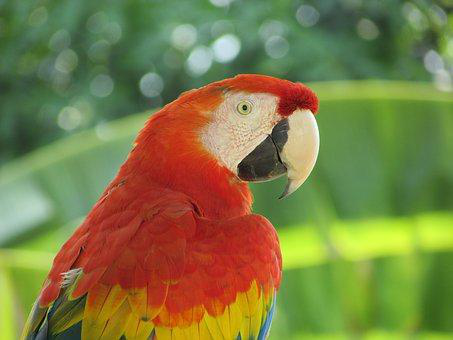
#> input picture images/parrot.png, 453 x 340 px, found by its file name
$ jupyter execute --allow-errors Image_basic.ipynb
#> lines starting #> are read from the running program, lines starting #| are printed output that depends on the picture
[cell 1]
import numpy as np
import cv2

#  read the image, provide the correct path

[cell 2]
img = cv2.imread("../images/parrot.png") # read the image, provide the correct path
#> img is the input picture: shape (340, 453, 3); mean B, G, R 68.5, 124.4, 125.4

size = img.shape  # size of image
#> size = (340, 453, 3)
print(size)
#| (340, 453, 3)

t = img.dtype # image datatype
print(t)
#| uint8

# display the image

[cell 3]
import matplotlib.pylab as plt

plt.figure(figsize=(6,6))
plt.imshow(img) # display the image
plt.axis('off')
plt.show()

# display the image in grayscale

[cell 4]
img=cv2.imread("../images/parrot.png",0)
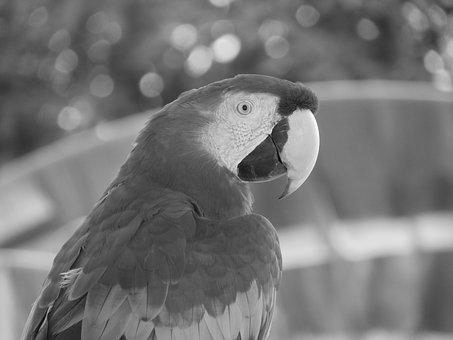
#> img: shape (340, 453); min 0, max 252, mean 117.8

plt.imshow(img,cmap='gray')
plt.show()

[cell 5]
size = img.shape  # size of image
#> size = (340, 453)
print(size)
#| (340, 453)
print(size[0])
#| 340
print(size[1])
#| 453

[cell 6]
import skimage
print(skimage.__version__)
from skimage import color, viewer, exposure, img_as_float, data

#> (a cell that did not finish here is left out)

[cell 8]
# Convert BGR to HSV
img = cv2.imread("../images/parrot.png")
hsv = cv2.cvtColor(img, cv2.COLOR_BGR2HSV)
#> hsv: shape (340, 453, 3); mean H, S, V 40.3, 138, 151.7

plt.imshow(hsv)
plt.show()

# Create a black image

[cell 9]
# Create a black image
img = np.zeros((512,512,3), np.uint8)
plt.imshow(img)
plt.show()

# Draw a diagonal blue line with thickness of 5 px

[cell 10]
# Draw a diagonal blue line with thickness of 5 px
img = cv2.line(img,(0,0),(511,511),(0,0,255),5)
plt.imshow(img)
plt.show()
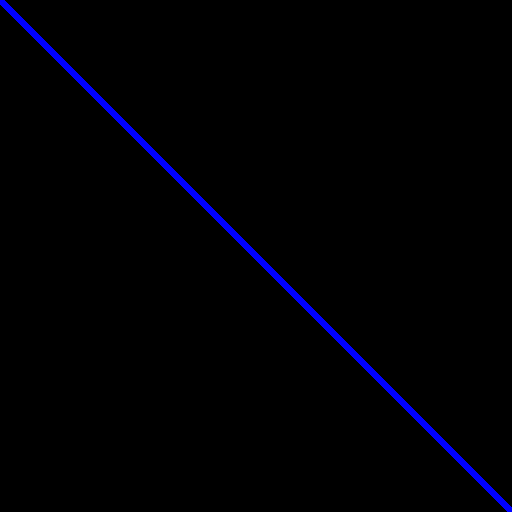
#> shown: shape (512, 512, 3); mean R, G, B 0, 0, 4.5

[cell 11]
# Draw a diagonal blue line with thickness of 5 px
img = cv2.line(img,(0,0),(size[1],size[0]),(0,0,255),5)
plt.imshow(img)
plt.show()
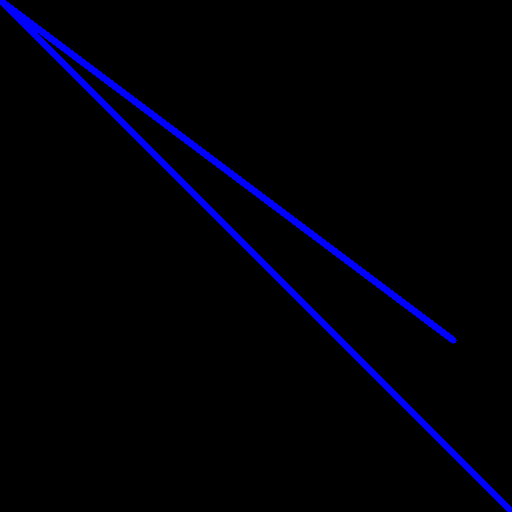
#> shown: shape (512, 512, 3); mean R, G, B 0, 0, 8.1

[cell 12]
# Drawing Rectangle
img = cv2.rectangle(img,(384,0),(510,128),(0,255,0),3)
plt.imshow(img)
plt.show()
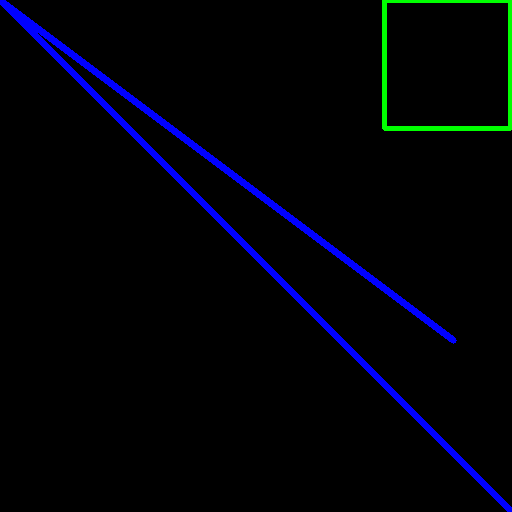
#> shown: shape (512, 512, 3); mean R, G, B 0, 2.1, 8.1

[cell 13]
# Drawing Circle
img = cv2.circle(img,(247,63), 63, (0,0,255), -1)
plt.imshow(img)
plt.show()
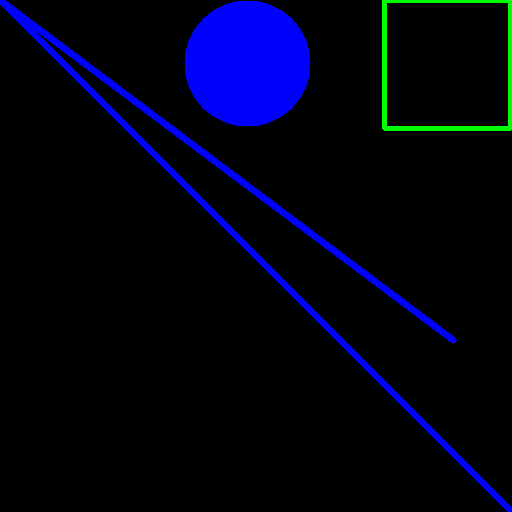
#> shown: shape (512, 512, 3); mean R, G, B 0, 2.1, 20.2

# Adding Text to image

[cell 14]
# Adding Text to image
font = cv2.FONT_HERSHEY_SIMPLEX
cv2.putText(img,'Ravi ',(10,300), font, 2,(255,255,255),2,cv2.LINE_AA)
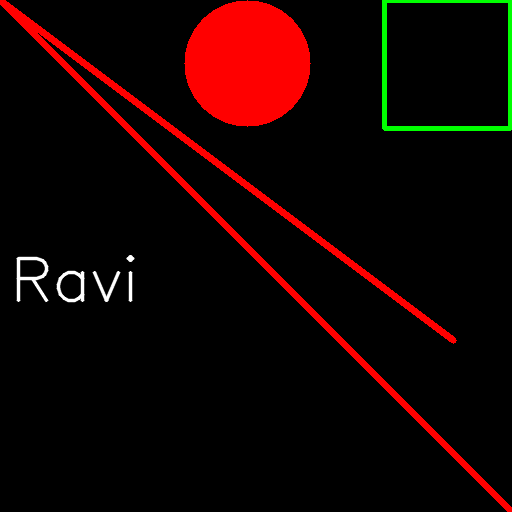
#> img: shape (512, 512, 3); mean B, G, R 1.1, 3.2, 21.3

plt.imshow(img)
plt.show()

$ run again, with images/apple.png copied over images/parrot.png
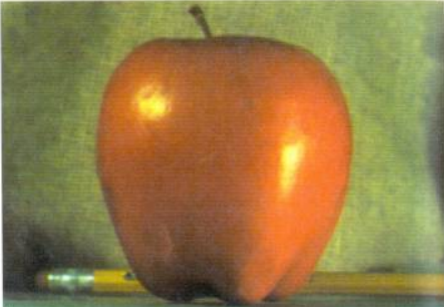
#> input picture images/apple.png, 444 x 307 px, found by its file name
#> img is the input picture: shape (307, 444, 3); mean B, G, R 70.7, 122.5, 147.8
#| (307, 444, 3)
#| uint8
#> `img=cv2.imread("../images/parrot.png",0)`:
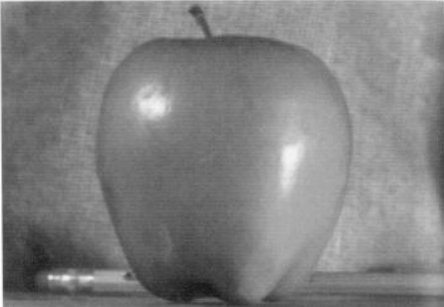
#> img: shape (307, 444); min 21, max 255, mean 128.4
#| (307, 444)
#| 307
#| 444
#> hsv: shape (307, 444, 3); mean H, S, V 26, 128, 153.5
#> `cv2.putText(img,'Ravi ',(10,300), font, 2,(255,255,255),2,cv2.LINE_AA)`:
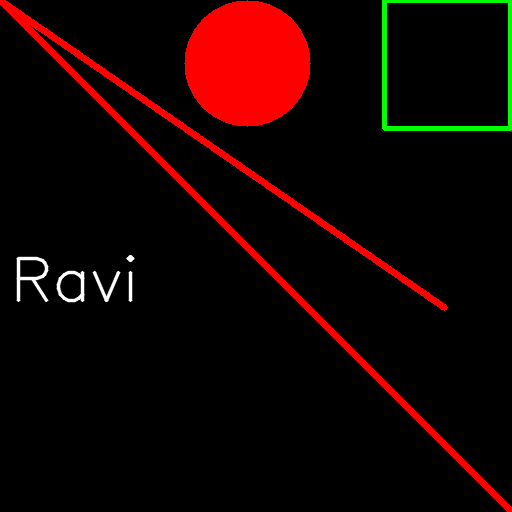
#> img: shape (512, 512, 3); mean B, G, R 1.1, 3.2, 21.1
